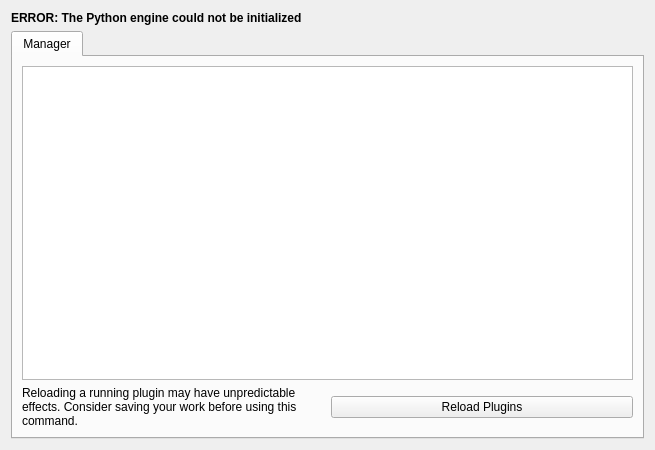
<?xml version="1.0" encoding="UTF-8"?>
<ui version="4.0">
 <class>ManagerPage</class>
 <widget class="QWidget" name="ManagerPage">
  <property name="geometry">
   <rect>
    <x>0</x>
    <y>0</y>
    <width>655</width>
    <height>450</height>
   </rect>
  </property>
  <layout class="QVBoxLayout" name="verticalLayout">
   <item>
    <widget class="QLabel" name="errorLabel">
     <property name="font">
      <font>
       <weight>75</weight>
       <bold>true</bold>
      </font>
     </property>
     <property name="text">
      <string>ERROR: The Python engine could not be initialized</string>
     </property>
    </widget>
   </item>
   <item>
    <widget class="KTabWidget" name="tabWidget">
     <widget class="QWidget" name="manageTab">
      <attribute name="title">
       <string>Manager</string>
      </attribute>
      <layout class="QGridLayout" name="gridLayout_2">
       <item row="1" column="0">
        <widget class="QLabel" name="label">
         <property name="text">
          <string>Reloading a running plugin may have unpredictable effects. Consider saving your work before using this command.</string>
         </property>
         <property name="wordWrap">
          <bool>true</bool>
         </property>
        </widget>
       </item>
       <item row="1" column="1">
        <widget class="KPushButton" name="reload">
         <property name="text">
          <string>Reload Plugins</string>
         </property>
         <property name="icon">
          <iconset theme="system-reboot">
           <normaloff/>
          </iconset>
         </property>
        </widget>
       </item>
       <item row="0" column="0" colspan="2">
        <widget class="QTreeView" name="tree"/>
       </item>
      </layout>
     </widget>
    </widget>
   </item>
  </layout>
 </widget>
 <customwidgets>
  <customwidget>
   <class>KPushButton</class>
   <extends>QPushButton</extends>
   <header>kpushbutton.h</header>
  </customwidget>
  <customwidget>
   <class>KTabWidget</class>
   <extends>QTabWidget</extends>
   <header>ktabwidget.h</header>
   <container>1</container>
  </customwidget>
 </customwidgets>
 <resources/>
 <connections/>
</ui>
